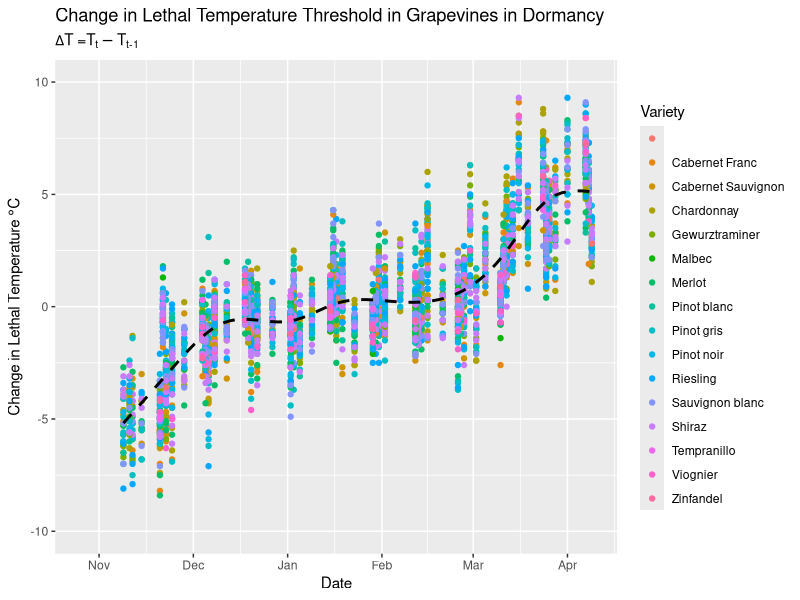
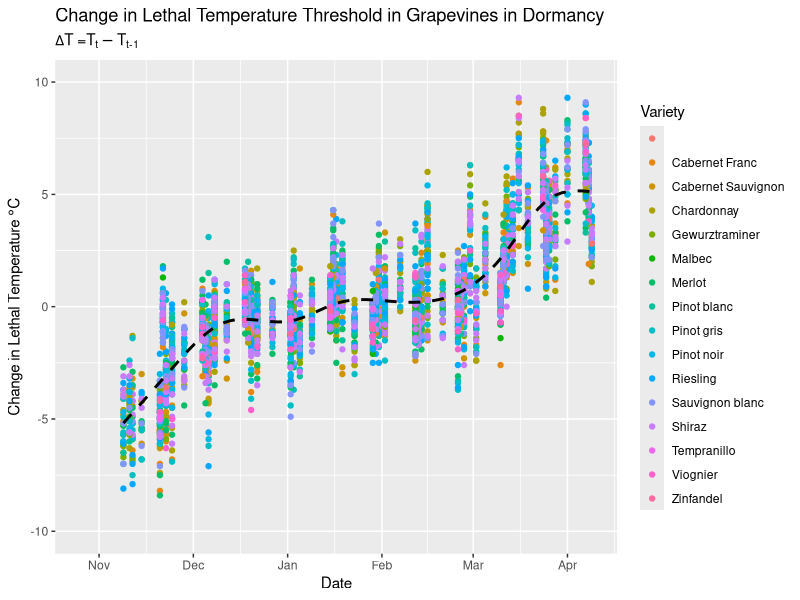

Reproduce these figures in R, in order.
# plotting the change in hardiness between 
library(ggplot2)
library(dplyr)

# load data

# plot hardiness and hardiness pct_chg on same graph per season
# differentiate variety with colors and site with shapes
# ggplot aes() object specs https://ggplot2.tidyverse.org/articles/ggplot2-specs.html # nolint

# setting wd to ./viz to adhere to analogue to ML wd
setwd("c:/users/adamf/onedrive/documents/code/hardiness/viz")

hardiness <- read.csv("../data/model_train.csv")

# changing datetime to be the correct type
hardiness$datetime <- as.Date(hardiness$datetime, format = "%Y-%m-%d")


ggplot(hardiness, aes(days_since_aug_1, hardiness_delta)) + # nolint
geom_point(aes(color = variety)) +
ylim(-10, 10) +
labs(title = "Change in Lethal Temperature Threshold in Grapevines in Dormancy", #nolint
subtitle = expression(Delta * "T =" * "T"["t"] - "T"["t-1"]),
y = expression("Change in Lethal Temperature " * degree * "C"),
x = "Date",
colour = "Variety") +
geom_smooth(color = "black", linetype = "dashed", se = FALSE) +
scale_x_continuous(breaks = c(91, 122, 153, 184, 214, 245),
labels = c("Nov", "Dec", "Jan", "Feb", "Mar", "Apr")) # Nov, Dec, Jan, Feb, Mar, Apr #nolint

ggsave(paste0("hardiness_delta/", "hardiness_delta_all", ".png"))
